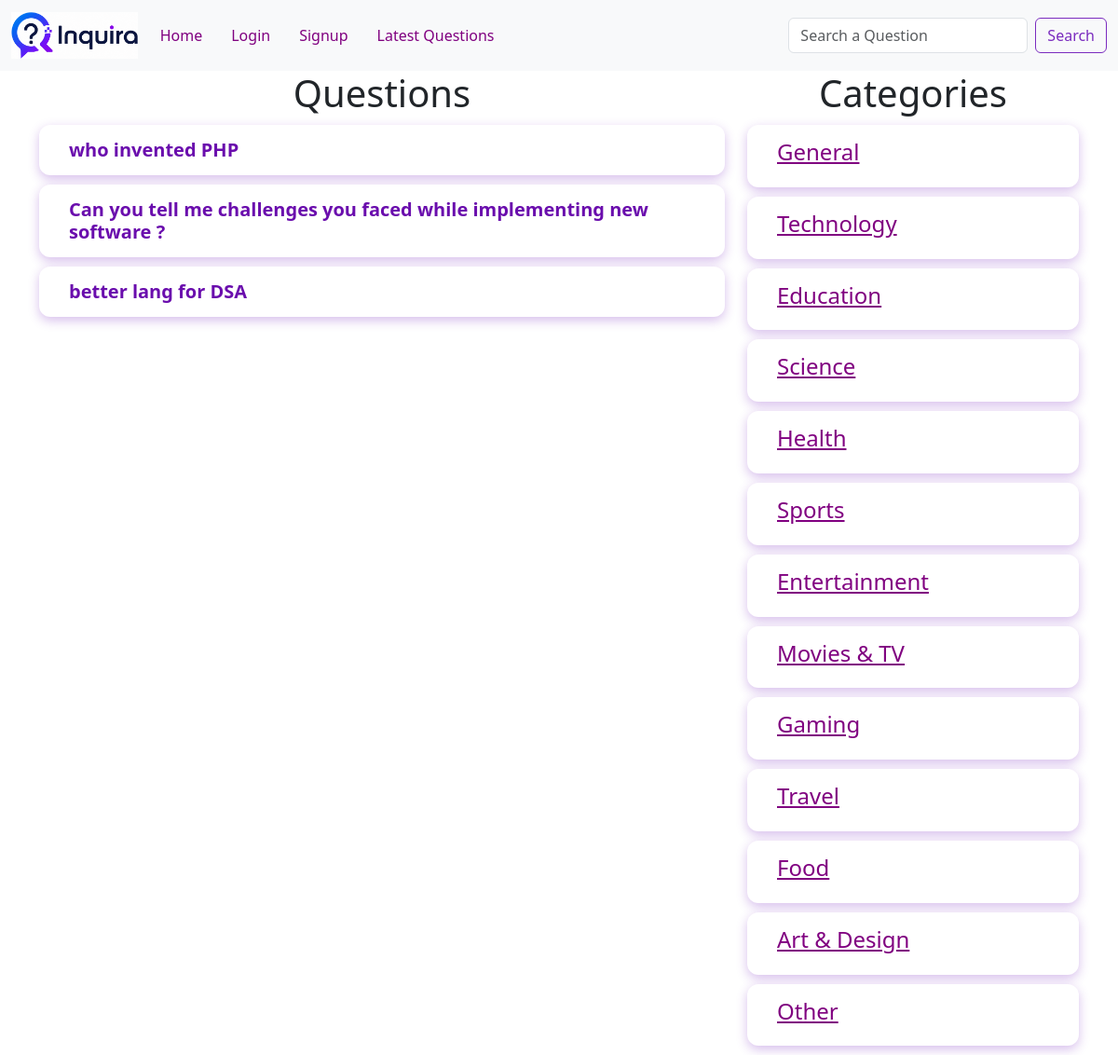
/?c-id=2, run on the app's committed database.
### tables this page shows
CREATE TABLE `questions` (
  `id` int NOT NULL,
  `title` varchar(100) NOT NULL,
  `description` varchar(300) NOT NULL,
  `category_id` int NOT NULL,
  `user_id` int NOT NULL
);

CREATE TABLE `categories` (
  `id` int NOT NULL,
  `name` varchar(100) NOT NULL
);

### client/categorylist.php (the view)
<div>
    <h1 class="heading">Categories</h1>
    <?php
    include('./common/db.php');
    $query="select * from categories";
    $result = $conn->query($query);
    foreach($result as $row){
        $name= $row['name'];
        $id= $row['id'];
        echo "<div class='row question-list'>
        <h4><a href='?c-id=$id'>$name</a></h4>
        </div>";
    }
    ?>
</div>

### client/questions.php (shortened to what this page needs)
<div class="container">
    <div class="row">
        <div class="col-8">
            <h1 class="heading">Questions</h1>
            <?php
            include("./common/db.php");
            if (isset($_GET['c-id'])) {
                $category_id = (int) $_GET['c-id'];
                $query = "SELECT * FROM questions
                          WHERE category_id = $category_id";
            } else if (isset($_GET['u-id'])) {
                $uid = (int) $_GET['u-id'];
                $query = "SELECT * FROM questions
                          WHERE user_id = $uid";
            } else if (isset($_GET['latest'])) {
                $query = "SELECT * FROM questions
                          ORDER BY id DESC";
            } else if (isset($_GET['search'])) {
                $search = mysqli_real_escape_string(
                    $conn,
                    $_GET['search']
                );
                $query = "SELECT * FROM questions
                          WHERE title LIKE '%$search%'";
            } else {
                $query = "SELECT * FROM questions";
            }
            $result = $conn->query($query);
            foreach ($result as $row) {
                $title = $row['title'];
                $id = $row['id'];
                echo "
                <div class='row question-list'>
                    <h5 class='my-question text-danger fw-bold'>
                        <a href='?q-id=$id'>
                            $title
                        </a>";
                echo "
                    </h5>
                </div>";
            }
            ?>
        </div>
        <div class="col-4">
            <?php include('categorylist.php'); ?>
        </div>
    </div>
</div>

### public/style.css (style rules this page uses)
a { color: purple !important; }
.heading { text-align: center; }
.question-list { background: white; color: #01062a; padding: 15px 20px; margin: 10px 0; border-radius: 12px; font-size: 18px; font-weight: 500; box-shadow: 0 4px 12px rgba(123, 44, 191, 0.3); transition: all 0.3s ease; cursor: pointer; }
.question-list h5 { margin: 0; font-size: 20px; font-weight: 600; }
.col-8 { margin: 0 auto; }
h5 { color: #021f70; font-weight: 600; }
.my-question { display: flex; justify-content: space-between; align-items: center; margin: 0; }
.my-question a:first-child { color: #6a0dad !important; text-decoration: none; transition: 0.3s ease; }

### data on the page
questions: title "who invented PHP"
questions: title "Can you tell me challenges you faced while implementing new software ?"
questions: title "better lang for DSA"
categories: name "General"
categories: name "Technology"
categories: name "Education"
categories: name "Science"
categories: name "Health"
categories: name "Sports"
categories: name "Entertainment"
categories: name "Movies & TV"
categories: name "Gaming"
categories: name "Travel"
categories: name "Food"
categories: name "Art & Design"
categories: name "Other"
